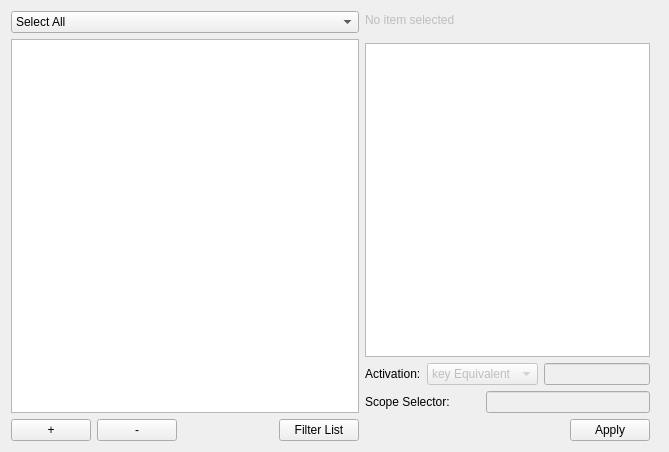
<?xml version="1.0" encoding="UTF-8"?>
<ui version="4.0">
 <class>bundleEditor</class>
 <widget class="QWidget" name="bundleEditor">
  <property name="geometry">
   <rect>
    <x>0</x>
    <y>0</y>
    <width>669</width>
    <height>452</height>
   </rect>
  </property>
  <property name="windowTitle">
   <string>Form</string>
  </property>
  <layout class="QHBoxLayout" name="horizontalLayout_2">
   <item>
    <layout class="QGridLayout" name="gridLayout_3">
     <item row="0" column="0" rowspan="2" colspan="2">
      <widget class="QComboBox" name="select_top">
       <item>
        <property name="text">
         <string>Select All</string>
        </property>
       </item>
       <item>
        <property name="text">
         <string>Hide All</string>
        </property>
       </item>
      </widget>
     </item>
     <item row="2" column="0" colspan="2">
      <widget class="QTreeView" name="treeView"/>
     </item>
     <item row="3" column="0" colspan="2">
      <layout class="QGridLayout" name="gridLayout_2">
       <item row="0" column="0">
        <widget class="QPushButton" name="btn_new_bundle">
         <property name="text">
          <string>+</string>
         </property>
        </widget>
       </item>
       <item row="0" column="1">
        <widget class="QPushButton" name="btn_del_bundle">
         <property name="text">
          <string>-</string>
         </property>
        </widget>
       </item>
       <item row="0" column="2">
        <spacer name="horizontalSpacer">
         <property name="orientation">
          <enum>Qt::Horizontal</enum>
         </property>
         <property name="sizeHint" stdset="0">
          <size>
           <width>98</width>
           <height>20</height>
          </size>
         </property>
        </spacer>
       </item>
       <item row="0" column="3">
        <widget class="QPushButton" name="btn_filter">
         <property name="text">
          <string>Filter List</string>
         </property>
        </widget>
       </item>
      </layout>
     </item>
    </layout>
   </item>
   <item>
    <layout class="QVBoxLayout" name="verticalLayout_2">
     <item>
      <layout class="QVBoxLayout" name="verticalLayout">
       <item>
        <spacer name="verticalSpacer_2">
         <property name="orientation">
          <enum>Qt::Vertical</enum>
         </property>
         <property name="sizeType">
          <enum>QSizePolicy::Preferred</enum>
         </property>
         <property name="sizeHint" stdset="0">
          <size>
           <width>20</width>
           <height>2</height>
          </size>
         </property>
        </spacer>
       </item>
       <item>
        <widget class="QLabel" name="label_subtitle">
         <property name="enabled">
          <bool>false</bool>
         </property>
         <property name="text">
          <string>No item selected</string>
         </property>
        </widget>
       </item>
       <item>
        <spacer name="verticalSpacer">
         <property name="orientation">
          <enum>Qt::Vertical</enum>
         </property>
         <property name="sizeType">
          <enum>QSizePolicy::Preferred</enum>
         </property>
         <property name="sizeHint" stdset="0">
          <size>
           <width>0</width>
           <height>10</height>
          </size>
         </property>
        </spacer>
       </item>
       <item>
        <widget class="QTextEdit" name="editor_bundle"/>
       </item>
      </layout>
     </item>
     <item>
      <layout class="QGridLayout" name="gridLayout">
       <item row="0" column="0">
        <widget class="QLabel" name="label_2">
         <property name="text">
          <string>Activation:</string>
         </property>
        </widget>
       </item>
       <item row="0" column="1" colspan="2">
        <widget class="QComboBox" name="comboBox_3">
         <property name="enabled">
          <bool>false</bool>
         </property>
         <item>
          <property name="text">
           <string>key Equivalent</string>
          </property>
         </item>
        </widget>
       </item>
       <item row="0" column="3">
        <widget class="QLineEdit" name="line_activation">
         <property name="enabled">
          <bool>false</bool>
         </property>
        </widget>
       </item>
       <item row="1" column="0" colspan="2">
        <widget class="QLabel" name="label_3">
         <property name="text">
          <string>Scope Selector:</string>
         </property>
        </widget>
       </item>
       <item row="1" column="2" colspan="2">
        <widget class="QLineEdit" name="line_scope">
         <property name="enabled">
          <bool>false</bool>
         </property>
        </widget>
       </item>
      </layout>
     </item>
     <item>
      <layout class="QHBoxLayout" name="horizontalLayout">
       <item>
        <spacer name="horizontalSpacer_3">
         <property name="orientation">
          <enum>Qt::Horizontal</enum>
         </property>
         <property name="sizeHint" stdset="0">
          <size>
           <width>40</width>
           <height>20</height>
          </size>
         </property>
        </spacer>
       </item>
       <item>
        <widget class="QPushButton" name="btn_apply">
         <property name="text">
          <string>Apply</string>
         </property>
        </widget>
       </item>
      </layout>
     </item>
    </layout>
   </item>
   <item>
    <spacer name="horizontalSpacer_2">
     <property name="orientation">
      <enum>Qt::Horizontal</enum>
     </property>
     <property name="sizeType">
      <enum>QSizePolicy::Preferred</enum>
     </property>
     <property name="sizeHint" stdset="0">
      <size>
       <width>10</width>
       <height>20</height>
      </size>
     </property>
    </spacer>
   </item>
  </layout>
 </widget>
 <resources/>
 <connections/>
</ui>
